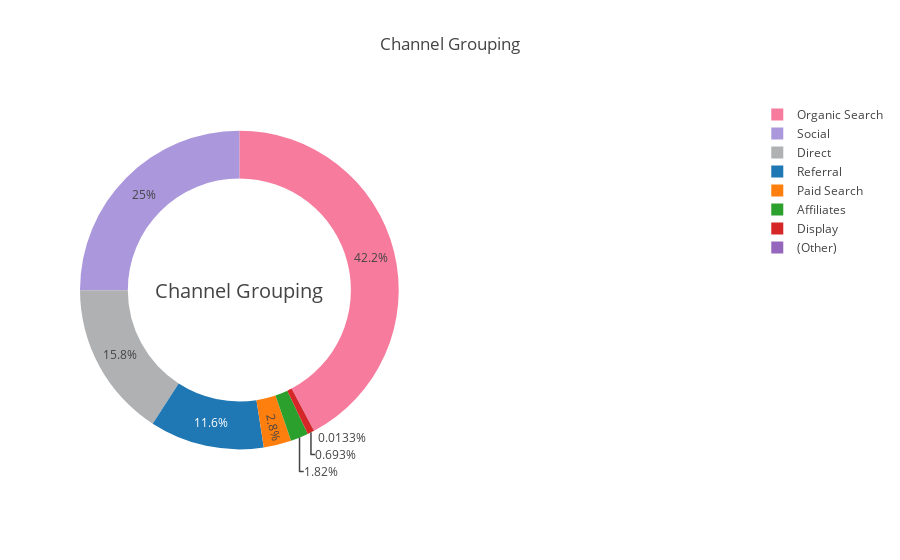

The cell this chart's notebook holds for it:
### Markdown cell above
**Channel Grouping**

### Code cell
t = train['channelGrouping'].value_counts()
values1 = t.values 
index1 = t.index
domain1 = {'x': [0.2, 0.50], 'y': [0.0, 0.33]}
fig = {
  "data": [
    {
      "values": values1,
      "labels": index1,
      "domain": {"x": [0, .48]},
    "marker" : dict(colors=["#f77b9c" ,'#ab97db',  '#b0b1b2']),
      "name": "Channel Grouping",
      "hoverinfo":"label+percent+name",
      "hole": .7,
      "type": "pie"
    }
   ],
  "layout": {"title":"Channel Grouping",
      "annotations": [
            {
                "font": {
                    "size": 20
                },
                "showarrow": False,
                "text": "Channel Grouping",
                "x": 0.11,
                "y": 0.5
            }
        ]
    }
}
iplot(fig)

### Figure 1 — Plotly figure (JSON) as saved in the notebook; plotly's stock layout.template omitted (floating-point values rounded to 4 significant figures)
{"data": [{"domain": {"x": [0, 0.48]}, "hole": 0.7, "hoverinfo": "label+percent+name", "labels": ["Organic Search", "Social", "Direct", "Referral", "Paid Search", "Affiliates", "Display", "(Other)"], "marker": {"colors": ["#f77b9c", "#ab97db", "#b0b1b2"]}, "name": "Channel Grouping", "type": "pie", "values": [381561, 226117, 143026, 104838, 25326, 16403, 6262, 120]}], "layout": {"annotations": [{"font": {"size": 20}, "showarrow": false, "text": "Channel Grouping", "x": 0.11, "y": 0.5}], "title": "Channel Grouping"}}
